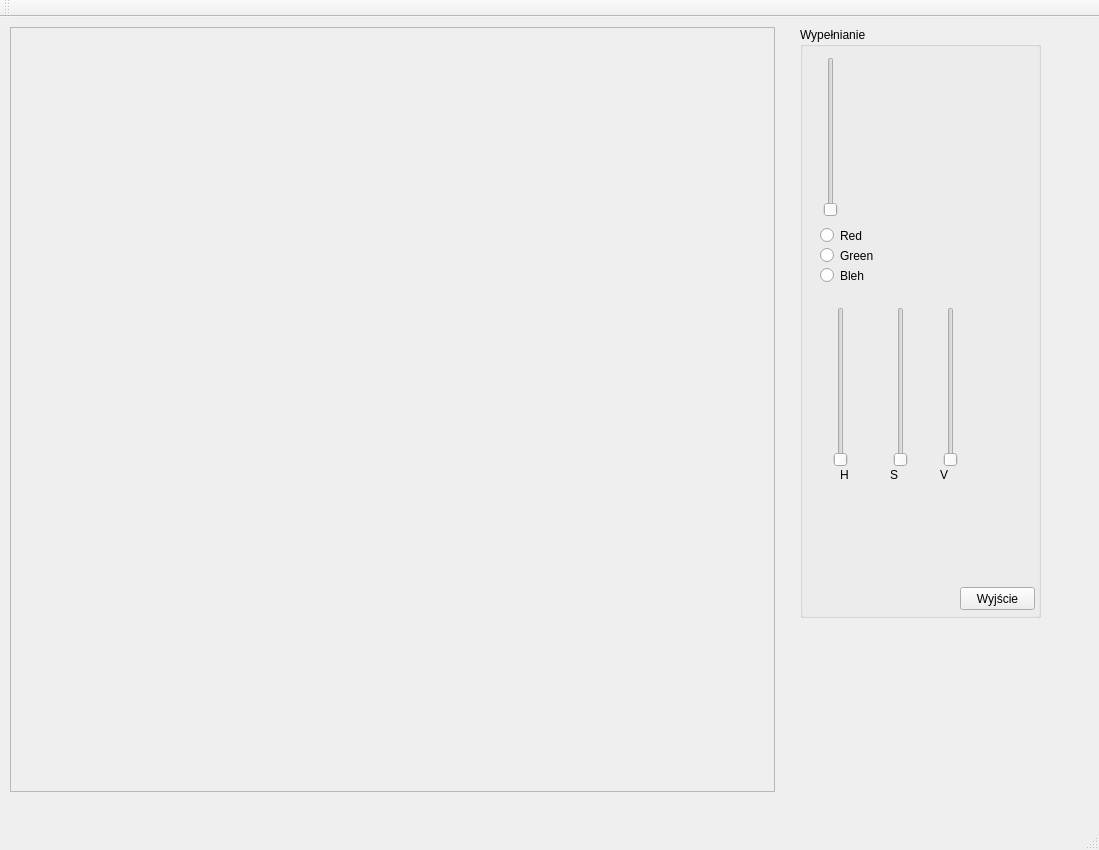
<?xml version="1.0" encoding="UTF-8"?>
<ui version="4.0">
 <class>MyWindow</class>
 <widget class="QMainWindow" name="MyWindow">
  <property name="geometry">
   <rect>
    <x>0</x>
    <y>0</y>
    <width>1099</width>
    <height>850</height>
   </rect>
  </property>
  <property name="windowTitle">
   <string>MyWindow</string>
  </property>
  <widget class="QWidget" name="centralWidget">
   <widget class="QFrame" name="rysujFrame">
    <property name="geometry">
     <rect>
      <x>10</x>
      <y>10</y>
      <width>765</width>
      <height>765</height>
     </rect>
    </property>
    <property name="frameShape">
     <enum>QFrame::StyledPanel</enum>
    </property>
    <property name="frameShadow">
     <enum>QFrame::Raised</enum>
    </property>
   </widget>
   <widget class="QGroupBox" name="groupBox">
    <property name="geometry">
     <rect>
      <x>800</x>
      <y>10</y>
      <width>241</width>
      <height>591</height>
     </rect>
    </property>
    <property name="title">
     <string>Wypełnianie</string>
    </property>
    <widget class="QPushButton" name="exitButton">
     <property name="geometry">
      <rect>
       <x>160</x>
       <y>560</y>
       <width>75</width>
       <height>23</height>
      </rect>
     </property>
     <property name="text">
      <string>Wyjście</string>
     </property>
    </widget>
    <widget class="QRadioButton" name="radioButton">
     <property name="geometry">
      <rect>
       <x>20</x>
       <y>200</y>
       <width>82</width>
       <height>17</height>
      </rect>
     </property>
     <property name="text">
      <string>Red</string>
     </property>
    </widget>
    <widget class="QRadioButton" name="radioButton_2">
     <property name="geometry">
      <rect>
       <x>20</x>
       <y>220</y>
       <width>82</width>
       <height>17</height>
      </rect>
     </property>
     <property name="text">
      <string>Green</string>
     </property>
    </widget>
    <widget class="QRadioButton" name="radioButton_3">
     <property name="geometry">
      <rect>
       <x>20</x>
       <y>240</y>
       <width>82</width>
       <height>17</height>
      </rect>
     </property>
     <property name="text">
      <string>Bleh</string>
     </property>
    </widget>
    <widget class="QSlider" name="verticalSlider">
     <property name="geometry">
      <rect>
       <x>20</x>
       <y>30</y>
       <width>22</width>
       <height>160</height>
      </rect>
     </property>
     <property name="maximum">
      <number>255</number>
     </property>
     <property name="orientation">
      <enum>Qt::Vertical</enum>
     </property>
    </widget>
    <widget class="QSlider" name="verticalSlider_2">
     <property name="geometry">
      <rect>
       <x>30</x>
       <y>280</y>
       <width>22</width>
       <height>160</height>
      </rect>
     </property>
     <property name="maximum">
      <number>359</number>
     </property>
     <property name="orientation">
      <enum>Qt::Vertical</enum>
     </property>
    </widget>
    <widget class="QSlider" name="verticalSlider_3">
     <property name="geometry">
      <rect>
       <x>90</x>
       <y>280</y>
       <width>22</width>
       <height>160</height>
      </rect>
     </property>
     <property name="maximum">
      <number>100</number>
     </property>
     <property name="orientation">
      <enum>Qt::Vertical</enum>
     </property>
    </widget>
    <widget class="QSlider" name="verticalSlider_4">
     <property name="geometry">
      <rect>
       <x>140</x>
       <y>280</y>
       <width>22</width>
       <height>160</height>
      </rect>
     </property>
     <property name="maximum">
      <number>100</number>
     </property>
     <property name="orientation">
      <enum>Qt::Vertical</enum>
     </property>
    </widget>
    <widget class="QLabel" name="label">
     <property name="geometry">
      <rect>
       <x>40</x>
       <y>440</y>
       <width>16</width>
       <height>16</height>
      </rect>
     </property>
     <property name="text">
      <string>H</string>
     </property>
    </widget>
    <widget class="QLabel" name="label_2">
     <property name="geometry">
      <rect>
       <x>90</x>
       <y>440</y>
       <width>16</width>
       <height>16</height>
      </rect>
     </property>
     <property name="text">
      <string>S</string>
     </property>
    </widget>
    <widget class="QLabel" name="label_3">
     <property name="geometry">
      <rect>
       <x>140</x>
       <y>440</y>
       <width>16</width>
       <height>16</height>
      </rect>
     </property>
     <property name="text">
      <string>V</string>
     </property>
    </widget>
   </widget>
  </widget>
  <widget class="QMenuBar" name="menuBar">
   <property name="geometry">
    <rect>
     <x>0</x>
     <y>0</y>
     <width>1099</width>
     <height>21</height>
    </rect>
   </property>
  </widget>
  <widget class="QToolBar" name="mainToolBar">
   <attribute name="toolBarArea">
    <enum>TopToolBarArea</enum>
   </attribute>
   <attribute name="toolBarBreak">
    <bool>false</bool>
   </attribute>
  </widget>
  <widget class="QStatusBar" name="statusBar"/>
 </widget>
 <layoutdefault spacing="6" margin="11"/>
 <resources/>
 <connections/>
</ui>
